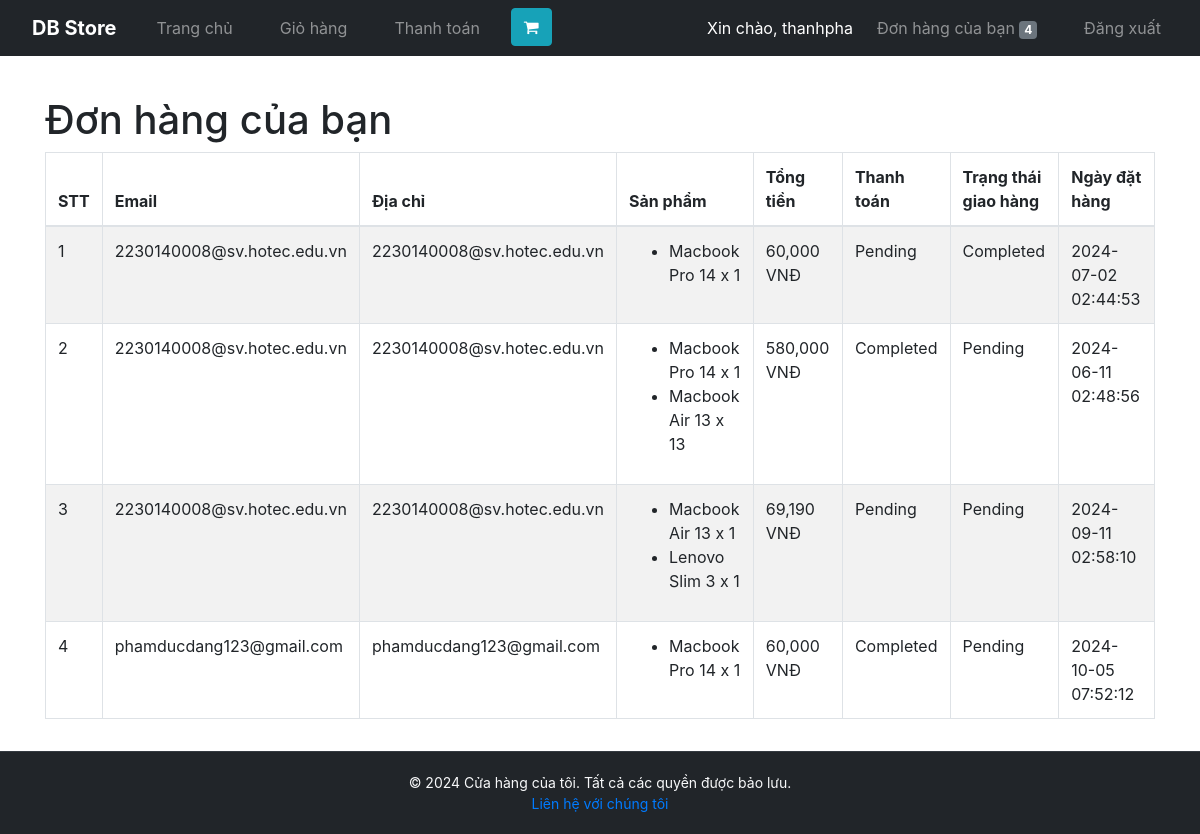
Screenshot of /orders.php (signed in) with the database file from the repository.
### tables this page shows
CREATE TABLE `orders` (
  `id` int(11) NOT NULL,
  `Username` varchar(50) NOT NULL,
  `email` varchar(30) DEFAULT NULL,
  `address` varchar(50) DEFAULT NULL,
  `all_products` longtext DEFAULT NULL CHECK (json_valid(`all_products`)),
  `payment_method` varchar(20) DEFAULT NULL,
  `total` decimal(10,2) NOT NULL,
  `payment_status` varchar(20) NOT NULL DEFAULT '''Pending''',
  `status` varchar(20) NOT NULL DEFAULT 'Pending',
  `created_at` timestamp NOT NULL DEFAULT current_timestamp(),
  `date_success` timestamp NOT NULL DEFAULT current_timestamp()
);

### orders.php (the view, shortened to what this page needs)
<?php
include 'includes/db.php';
include 'includes/header.php';
$stmt = $pdo->prepare("SELECT * FROM orders WHERE Username = :user");
$stmt->execute(['user' => $_SESSION['user']]);
$orders = $stmt->fetchAll();
?>
<main>
    <div class="container mt-5">
        <h1>Đơn hàng của bạn</h1>
        <?php if (empty($orders)): ?>
            <div class="alert alert-info">Bạn chưa có đơn hàng nào.</div>
        <?php else: ?>
            <div class="table-responsive">
                <table class="table table-bordered table-striped table-hover">
                    <thead>
                        <tr>
                            <th>STT</th>
                            <th>Email</th>
                            <th>Địa chỉ</th>
                            <th>Sản phẩm</th>
                            <th>Tổng tiền</th>
                            <th>Thanh toán</th>
                            <th>Trạng thái giao hàng</th>
                            <th>Ngày đặt hàng</th>
                        </tr>
                    </thead>
                    <tbody>
                        <?php
                        $i = 1;
                        foreach ($orders as $order): ?>
                            <tr>
                                <td><?= htmlspecialchars($i++); ?></td>
                                <td><?= htmlspecialchars($order['email']); ?></td>
                                <td><?= htmlspecialchars($order['address']); ?></td>
                                <td>
                                    <ul>
                                        <?php
                                        $products = json_decode($order['all_products'], true);
                                        foreach ($products as $product) {
                                            echo '<li>' . htmlspecialchars($product['name']) . ' x ' . htmlspecialchars($product['quantity']) . '</li>';
                                        }
                                        ?>
                                    </ul>
                                </td>
                                <td>
                                    <?= number_format($order['total'], 0, ) . ' VNĐ';
                                    ?>
                                </td>
                                <td><?= htmlspecialchars($order['status']); ?></td>
                                <td><?= htmlspecialchars($order['payment_status']); ?></td>
                                <td><?= htmlspecialchars($order['created_at']); ?></td>
                            </tr>
                        <?php endforeach; ?>
                    </tbody>
                </table>
            </div>
        <?php endif; ?>
    </div>
</main>
<?php include 'includes/footer.php'; ?>

### assets/css/style.css (style rules this page uses)
body { font-family: Arial, sans-serif; line-height: 1.6; margin: 0; padding: 0; background-color: #f4f4f4; }
main { padding: 1rem; max-width: 1200px; margin: auto; }
table { width: 100%; border-collapse: collapse; }
table, th, td { border: 1px solid #ddd; }
th, td { padding: 0.5rem; text-align: left; }

### rows the page displays
orders: email "2230140008@sv.hotec.edu.vn", address "2230140008@sv.hotec.edu.vn", name "Macbook Pro 14", quantity "1", total "60,000", status "Pending", payment_status "Completed", created_at "2024-07-02 02:44:53"
orders: email "2230140008@sv.hotec.edu.vn", address "2230140008@sv.hotec.edu.vn", name "Macbook Pro 14", quantity "1", name "Macbook Air 13", quantity "13", total "580,000", status "Completed", payment_status "Pending", created_at "2024-06-11 02:48:56"
orders: email "2230140008@sv.hotec.edu.vn", address "2230140008@sv.hotec.edu.vn", name "Macbook Air 13", quantity "1", name "Lenovo Slim 3", total "69,190", status "Pending", payment_status "Pending", created_at "2024-09-11 02:58:10"
orders: email "phamducdang123@gmail.com", address "phamducdang123@gmail.com", name "Macbook Pro 14", quantity "1", total "60,000", status "Completed", payment_status "Pending", created_at "2024-10-05 07:52:12"

### other values shown
$_SESSION['user'] "thanhpha"
$orderCount "4"
